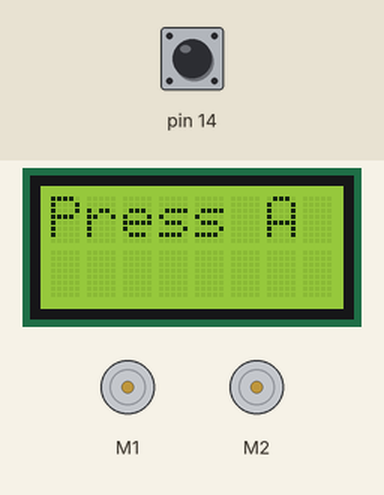
This sketch was run on a simulated Arduino Leonardo, built with avr-gcc and run on an emulated ATmega32U4. Parts: 8×2 character LCD, 2 × DC motor (green arrow = forward, orange = backward, longer = faster). The test bench sets the inputs (shaded band); at power-on: pin 14 HIGH.

Above: at 0.8 s.
0.9 s: pin 14 pulled LOW for 0.15 s
At 2.3 s:
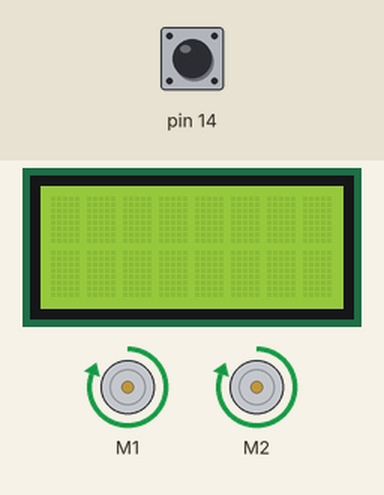
Timing chart, 0 to 3.9 s (numbered marks = the images above; inputs shaded):
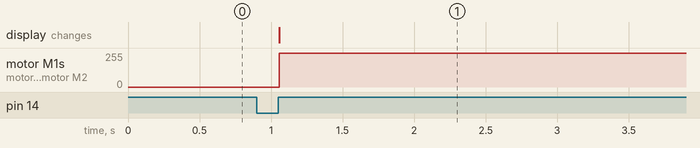

The sketch:

Testing_sketch.ino
```cpp
#include <Wire.h>
#include <Zumo32U4.h>

Zumo32U4LCD lcd;
Zumo32U4Motors motors;
Zumo32U4ButtonA buttonA;
Zumo32U4LineSensors ls;


void setup() {
  // put your setup code here, to run once:
  lcd.clear();
  ls.initFiveSensors();
  lcd.print(F("Press A"));
  buttonA.waitForButton();
  lcd.clear();

}

void loop() {
  // put your main code here, to run repeatedly:
  motors.setSpeeds(400,400);


}
```

Measured:
- after the input at 0.9 s, motor M1, motor M2: stopped → forward 255/255 after 0.16 s; the display: changes after 0.16 s (image 1)
